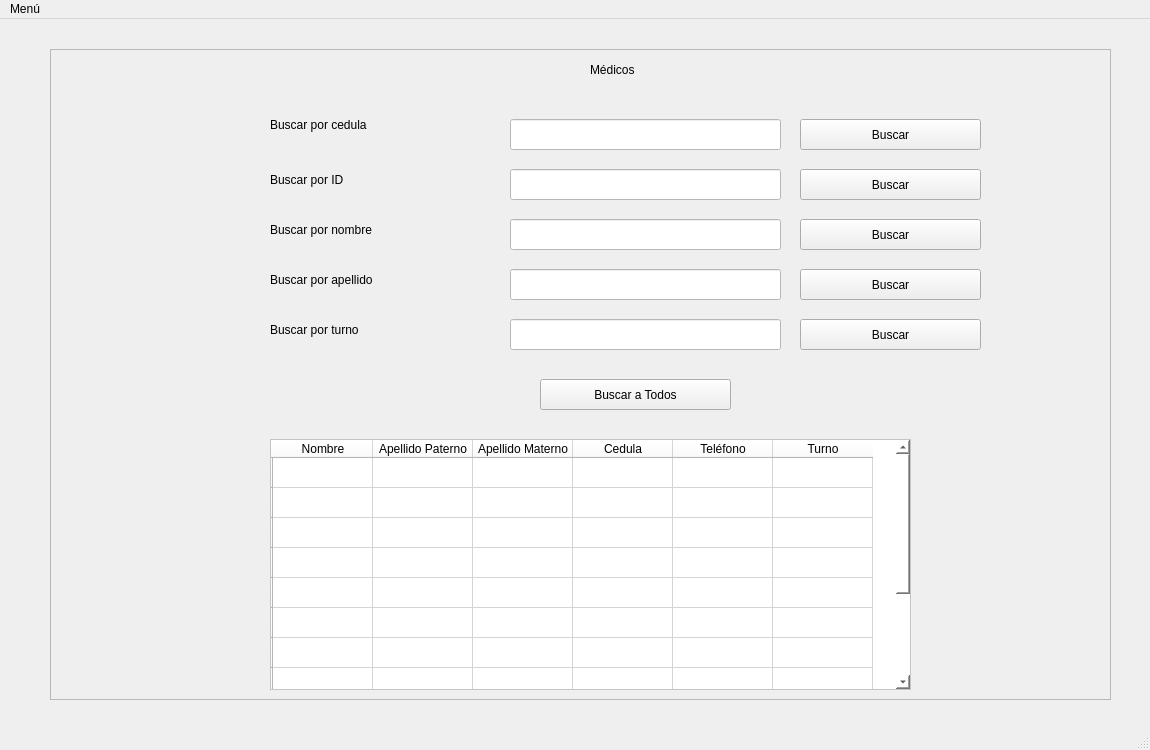
<?xml version="1.0" encoding="UTF-8"?>
<ui version="4.0">
 <class>BuscarMedico</class>
 <widget class="QMainWindow" name="BuscarMedico">
  <property name="geometry">
   <rect>
    <x>0</x>
    <y>0</y>
    <width>1150</width>
    <height>750</height>
   </rect>
  </property>
  <property name="minimumSize">
   <size>
    <width>1100</width>
    <height>700</height>
   </size>
  </property>
  <property name="maximumSize">
   <size>
    <width>1150</width>
    <height>750</height>
   </size>
  </property>
  <property name="windowTitle">
   <string>Buscar médico</string>
  </property>
  <property name="styleSheet">
   <string notr="true"/>
  </property>
  <widget class="QWidget" name="centralwidget">
   <widget class="QFrame" name="frame">
    <property name="geometry">
     <rect>
      <x>50</x>
      <y>30</y>
      <width>1061</width>
      <height>651</height>
     </rect>
    </property>
    <property name="frameShape">
     <enum>QFrame::StyledPanel</enum>
    </property>
    <property name="frameShadow">
     <enum>QFrame::Raised</enum>
    </property>
    <widget class="QLabel" name="label">
     <property name="geometry">
      <rect>
       <x>540</x>
       <y>10</y>
       <width>101</width>
       <height>21</height>
      </rect>
     </property>
     <property name="text">
      <string>Médicos</string>
     </property>
    </widget>
    <widget class="QTableWidget" name="tablaMedicos">
     <property name="geometry">
      <rect>
       <x>220</x>
       <y>390</y>
       <width>641</width>
       <height>251</height>
      </rect>
     </property>
     <property name="styleSheet">
      <string notr="true">color: rgb(0, 0, 0);
font: 9pt &quot;MS Shell Dlg 2&quot;;
background-color: rgb(255, 255, 255);</string>
     </property>
     <row>
      <property name="text">
       <string/>
      </property>
     </row>
     <row>
      <property name="text">
       <string/>
      </property>
     </row>
     <row>
      <property name="text">
       <string/>
      </property>
     </row>
     <row>
      <property name="text">
       <string/>
      </property>
     </row>
     <row>
      <property name="text">
       <string/>
      </property>
     </row>
     <row>
      <property name="text">
       <string/>
      </property>
     </row>
     <row>
      <property name="text">
       <string/>
      </property>
     </row>
     <row>
      <property name="text">
       <string/>
      </property>
     </row>
     <row>
      <property name="text">
       <string/>
      </property>
     </row>
     <row>
      <property name="text">
       <string/>
      </property>
     </row>
     <row>
      <property name="text">
       <string/>
      </property>
     </row>
     <column>
      <property name="text">
       <string>Nombre</string>
      </property>
     </column>
     <column>
      <property name="text">
       <string>Apellido Paterno</string>
      </property>
     </column>
     <column>
      <property name="text">
       <string>Apellido Materno</string>
      </property>
     </column>
     <column>
      <property name="text">
       <string>Cedula</string>
      </property>
     </column>
     <column>
      <property name="text">
       <string>Teléfono</string>
      </property>
     </column>
     <column>
      <property name="text">
       <string>Turno</string>
      </property>
     </column>
    </widget>
    <widget class="QPushButton" name="botonBuscar">
     <property name="geometry">
      <rect>
       <x>490</x>
       <y>330</y>
       <width>191</width>
       <height>31</height>
      </rect>
     </property>
     <property name="text">
      <string>Buscar a Todos</string>
     </property>
    </widget>
    <widget class="QLabel" name="label_2">
     <property name="geometry">
      <rect>
       <x>220</x>
       <y>60</y>
       <width>221</width>
       <height>31</height>
      </rect>
     </property>
     <property name="text">
      <string>Buscar por cedula</string>
     </property>
    </widget>
    <widget class="QLineEdit" name="inputCedula">
     <property name="geometry">
      <rect>
       <x>460</x>
       <y>70</y>
       <width>271</width>
       <height>31</height>
      </rect>
     </property>
     <property name="styleSheet">
      <string notr="true">background-color: rgb(255, 255, 255);</string>
     </property>
    </widget>
    <widget class="QPushButton" name="buscarCedula">
     <property name="geometry">
      <rect>
       <x>750</x>
       <y>70</y>
       <width>181</width>
       <height>31</height>
      </rect>
     </property>
     <property name="text">
      <string>Buscar</string>
     </property>
    </widget>
    <widget class="QLabel" name="label_3">
     <property name="geometry">
      <rect>
       <x>220</x>
       <y>110</y>
       <width>161</width>
       <height>41</height>
      </rect>
     </property>
     <property name="text">
      <string>Buscar por ID</string>
     </property>
    </widget>
    <widget class="QLineEdit" name="inputId">
     <property name="geometry">
      <rect>
       <x>460</x>
       <y>120</y>
       <width>271</width>
       <height>31</height>
      </rect>
     </property>
     <property name="styleSheet">
      <string notr="true">background-color: rgb(255, 255, 255);</string>
     </property>
    </widget>
    <widget class="QPushButton" name="buscarId">
     <property name="geometry">
      <rect>
       <x>750</x>
       <y>120</y>
       <width>181</width>
       <height>31</height>
      </rect>
     </property>
     <property name="text">
      <string>Buscar</string>
     </property>
    </widget>
    <widget class="QLabel" name="label_4">
     <property name="geometry">
      <rect>
       <x>220</x>
       <y>160</y>
       <width>231</width>
       <height>41</height>
      </rect>
     </property>
     <property name="text">
      <string>Buscar por nombre</string>
     </property>
    </widget>
    <widget class="QLineEdit" name="inputNombre">
     <property name="geometry">
      <rect>
       <x>460</x>
       <y>170</y>
       <width>271</width>
       <height>31</height>
      </rect>
     </property>
     <property name="styleSheet">
      <string notr="true">background-color: rgb(255, 255, 255);</string>
     </property>
    </widget>
    <widget class="QPushButton" name="buscarNombre">
     <property name="geometry">
      <rect>
       <x>750</x>
       <y>170</y>
       <width>181</width>
       <height>31</height>
      </rect>
     </property>
     <property name="text">
      <string>Buscar</string>
     </property>
    </widget>
    <widget class="QLabel" name="label_5">
     <property name="geometry">
      <rect>
       <x>220</x>
       <y>210</y>
       <width>231</width>
       <height>41</height>
      </rect>
     </property>
     <property name="text">
      <string>Buscar por apellido</string>
     </property>
    </widget>
    <widget class="QLineEdit" name="inputApellido">
     <property name="geometry">
      <rect>
       <x>460</x>
       <y>220</y>
       <width>271</width>
       <height>31</height>
      </rect>
     </property>
     <property name="styleSheet">
      <string notr="true">background-color: rgb(255, 255, 255);</string>
     </property>
    </widget>
    <widget class="QPushButton" name="buscarApellido">
     <property name="geometry">
      <rect>
       <x>750</x>
       <y>220</y>
       <width>181</width>
       <height>31</height>
      </rect>
     </property>
     <property name="text">
      <string>Buscar</string>
     </property>
    </widget>
    <widget class="QLabel" name="label_6">
     <property name="geometry">
      <rect>
       <x>220</x>
       <y>260</y>
       <width>191</width>
       <height>41</height>
      </rect>
     </property>
     <property name="text">
      <string>Buscar por turno</string>
     </property>
    </widget>
    <widget class="QLineEdit" name="inputTurno">
     <property name="geometry">
      <rect>
       <x>460</x>
       <y>270</y>
       <width>271</width>
       <height>31</height>
      </rect>
     </property>
     <property name="styleSheet">
      <string notr="true">background-color: rgb(255, 255, 255);</string>
     </property>
    </widget>
    <widget class="QPushButton" name="buscarTurno">
     <property name="geometry">
      <rect>
       <x>750</x>
       <y>270</y>
       <width>181</width>
       <height>31</height>
      </rect>
     </property>
     <property name="text">
      <string>Buscar</string>
     </property>
    </widget>
   </widget>
  </widget>
  <widget class="QMenuBar" name="menubar">
   <property name="geometry">
    <rect>
     <x>0</x>
     <y>0</y>
     <width>1150</width>
     <height>21</height>
    </rect>
   </property>
   <widget class="QMenu" name="menuMen">
    <property name="title">
     <string>Menú</string>
    </property>
    <addaction name="separator"/>
    <addaction name="actionRegresar"/>
   </widget>
   <addaction name="menuMen"/>
  </widget>
  <widget class="QStatusBar" name="statusbar"/>
  <action name="actionRegresar">
   <property name="text">
    <string>Regresar</string>
   </property>
  </action>
  <action name="actionID">
   <property name="text">
    <string>ID</string>
   </property>
  </action>
  <action name="actionNombre">
   <property name="text">
    <string>Nombre</string>
   </property>
  </action>
  <action name="actionCedula">
   <property name="text">
    <string>Cedula</string>
   </property>
  </action>
  <action name="actionTurno">
   <property name="text">
    <string>Turno</string>
   </property>
  </action>
 </widget>
 <resources>
  <include location="../Imagenes/Imagen.qrc"/>
 </resources>
 <connections/>
</ui>
